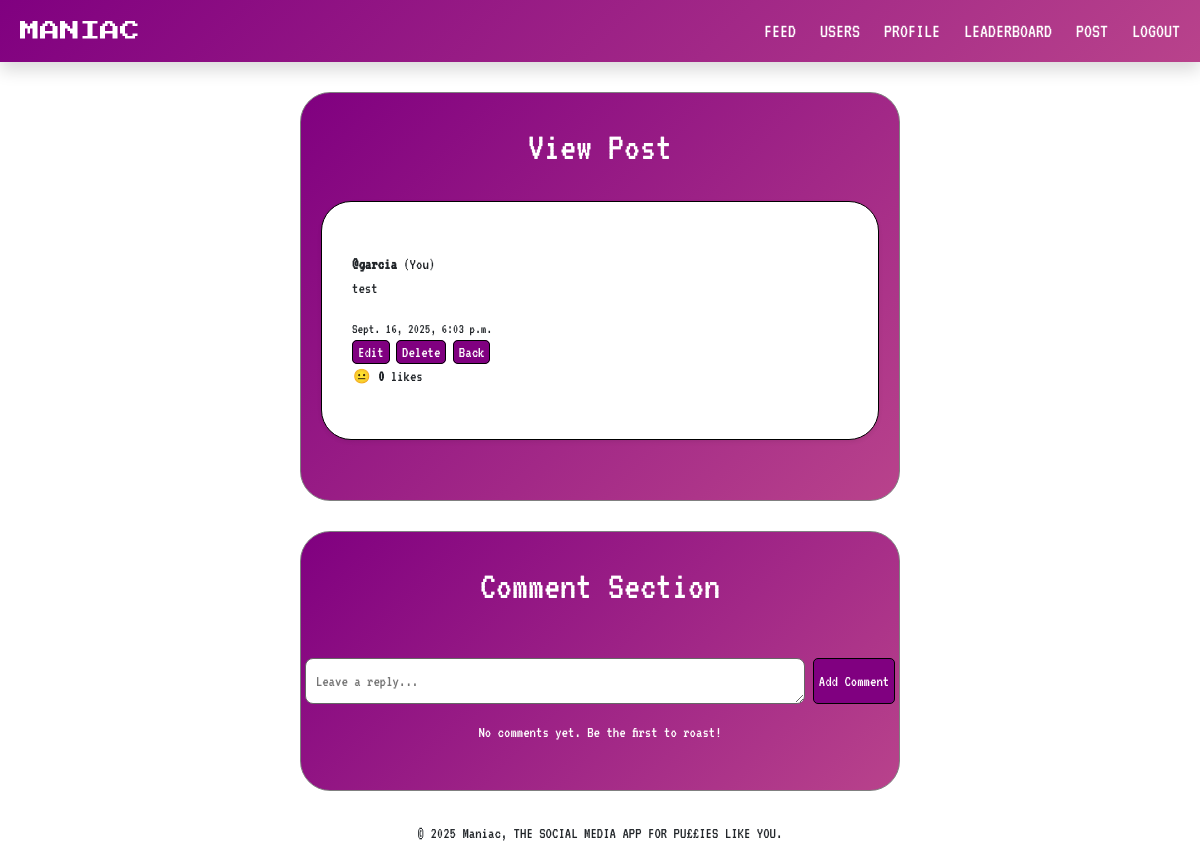
The page /post/23/view/ (signed in) on the database its author committed.
### core/models.py (models this page shows, shortened)
class Post(models.Model):
    author = models.ForeignKey(User, on_delete=models.CASCADE)
    content = models.TextField()
    created_at = models.DateTimeField(auto_now_add=True)
    likes = models.ManyToManyField(User, related_name='liked_posts', blank=True)
    def total_likes(self):
        return self.likes.count()

### core/views.py (the view)
# urls.py: path('post/<int:post_id>/view/', views.view_post, name='view_post'),
@login_required(login_url='login')
def view_post(request, post_id):
    post = get_object_or_404(Post, id=post_id)
    comments = post.comments.all().order_by("-created_at")
    if request.method == 'POST':
        form = CommentForm(request.POST)
        if form.is_valid():
            comment = form.save(commit=False)
            comment.post = post
            comment.author = request.user
            comment.save()
            return redirect('view_post', post_id=post.id)
    else:
        form = CommentForm()
    return render(request, 'core/view_post.html', {
        'post': post,
        'comments': comments,
        'form': form,
    })

### core/forms.py
class CommentForm(forms.ModelForm):
    class Meta:
        model = Comment
        fields = ['content']
        widgets = {
            'content': forms.Textarea(attrs={'rows': 1, 'placeholder': 'Leave a reply...'}),
        }

### core/templates/core/view_post.html (shortened to what this page needs)
{% extends "core/base.html" %}
{% block content %}
  <div class="container-feed-styling">
    <h1 class="font-for-text text-center text-white fs-1" style="font-size: 30px">View Post</h1>
      <div class="container-posts-styling font-for-text shadow-sm">
        <strong>@{{ post.author.username }}</strong>
        {% if post.author == user %}(You){% endif%}
        <p>{{ post.content }}</p>
        <small>{{ post.created_at }}</small>
        <div class="ms-auto">
            {% if post.author == user %}
                <a class="post-button" href="{% url 'edit_post' post.id %}">Edit</a>
                <a class="post-button" href="{% url 'delete_post' post.id %}">Delete</a>
            {% endif %}
            <a class="post-button" href="{% url 'feed' %}">Back</a>
        </div>
        <form method="post" action="{% url 'like_post' post.id %}">
          <div class="d-flex flex-row">
            <div>
              {% if user in post.likes.all %}
                <button type="submit" class="btn btn-sm p-0">😂</button>
              {% else %}
                <button type="submit" class="btn btn-sm p-0">😐</button>
              {% endif %}
              <strong>{{ post.total_likes }}</strong>
              {% if post.total_likes == 1 %} like {% else %} likes {% endif%}
            </div>
          </div>
        </form>
      </div>
  </div>
  <div class="container-feed-styling">
  <h2 class="font-for-text text-center text-white fs-1" style="font-size: 30px">Comment Section</h2>
    <form method="post" class="mb-3 font-for-text flex-column gap-3 mt-lg-5">
        <div class="d-flex justify-content-center flex-row gap-2">
            {{ form.content }}
            <button type="submit" name="comment_submit" class="post-button font-for-text">Add Comment</button>
        </div>
    </form>
    {% for comment in comments %}
        <div class="container-posts-styling font-for-text shadow-sm mb-2">
            <strong>@{{ comment.author.username }}</strong>
            {% if comment.author == user %}(You){% endif %}
            <p>{{ comment.content }}</p>
            <small>{{ comment.created_at }}</small>
            <br>
            {% if comment.author == user %}<a class="post-button" href="{% url 'delete_comment' comment.id %}">Delete</a>{% endif %}
        </div>
    {% empty %}
        <p class="text-white text-center font-for-text">No comments yet. Be the first to roast!</p>
    {% endfor %}
    </div>
{% endblock %}

### core/static/core/style.css (style rules this page uses)
.font-for-text { font-family: 'VT323'; }
.container-feed-styling { padding-block: 30px; margin-block: 30px; margin-inline: 300px; border: 1px solid gray; border-radius: 30px; background: linear-gradient(135deg, purple, rgb(241, 133, 151)); animation: gradientShift 5s ease infinite; background-size: 200% 200%; }
.container-posts-styling { padding-block: 50px; padding-inline: 30px; margin-inline: 20px; margin-block: 30px; border: 1.5px solid black; border-radius: 30px; background-color: white; }
.post-button { text-decoration: none; color: white; background-color: purple; padding: 3px; padding-inline: 5px; border-radius: 5px; border: 1px black solid; animation: gradientShift 5s ease infinite; background-size: 200% 200%; }
textarea[name="content"] { border-radius: 8px; border: 1px solid #666; padding: 10px; width: 500px }

### rows shown on the page
Post: author.username "garcia", content "test", created_at "Sept. 16, 2025, 6:03 p.m.", total_likes "0"
